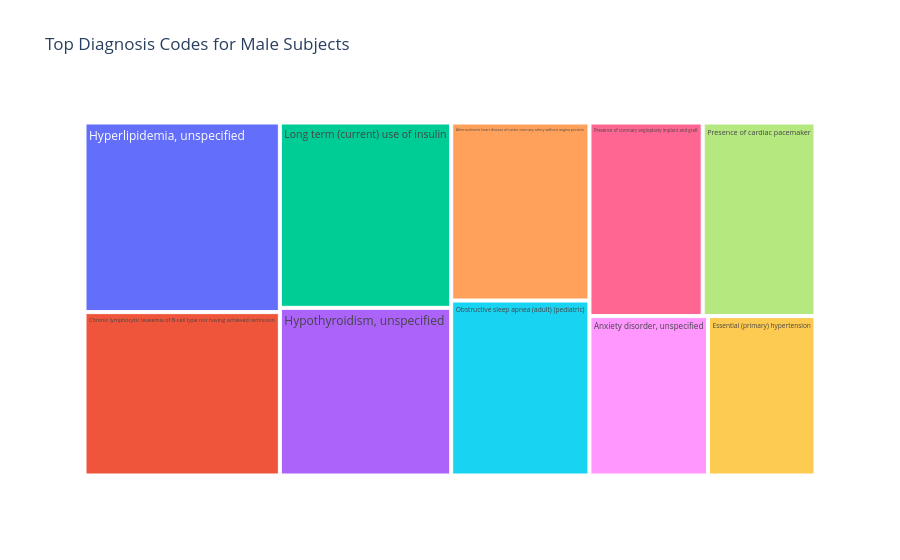
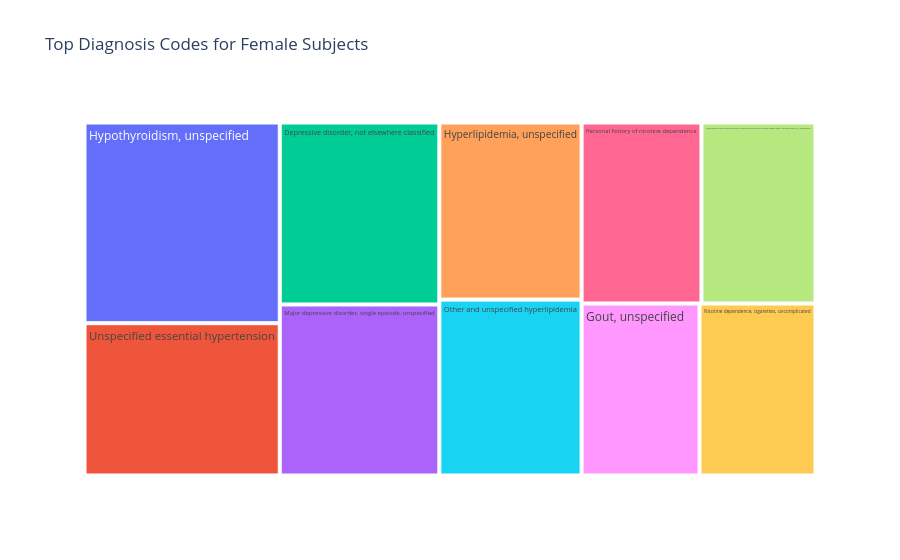

Notebook code for these charts, in order:
### Markdown cell above
The above plots can be visualized using another python library Plotly. The plots are more interactive and easy to visualize

### Code cell
import pandas as pd
import plotly.graph_objects as go

# Create DataFrames for male and female diagnosis codes using a generic 'code' column
male_df = pd.DataFrame({'code': top_diagnosis_codes_male.index.astype(str), 'count': top_diagnosis_codes_male.values})
female_df = pd.DataFrame({'code': top_diagnosis_codes_female.index.astype(str), 'count': top_diagnosis_codes_female.values})

# Map ICD codes to labels safely, falling back to the code when no label exists
male_df['labels'] = male_df['code'].map(icd9_dict).fillna(male_df['code'])
female_df['labels'] = female_df['code'].map(icd9_dict).fillna(female_df['code'])

# Create hover text
male_df['hover_text'] = male_df['code'] + '<br>Disease name: ' + male_df['labels'] + '<br>ICD Code: ' + male_df['code'] + '<br>Count: ' + male_df['count'].astype(str)
female_df['hover_text'] = female_df['code'] + '<br>Disease name: ' + female_df['labels'] + '<br>ICD Code: ' + female_df['code'] + '<br>Count: ' + female_df['count'].astype(str)

# Create treemaps using Plotly Graph Objects with custom hover data and template
fig_male = go.Figure(go.Treemap(
    labels=male_df['labels'],
    parents=[''] * len(male_df),  # Set parent to empty string to remove parent levels
    values=male_df['count'],
    customdata=male_df[['code', 'hover_text']],
    hovertemplate='<b>%{customdata[0]}</b><br>%{customdata[1]}',
))
fig_male.update_layout(title='Top Diagnosis Codes for Male Subjects')

fig_female = go.Figure(go.Treemap(
    labels=female_df['labels'],
    parents=[''] * len(female_df),  # Set parent to empty string to remove parent levels
    values=female_df['count'],
    customdata=female_df[['code', 'hover_text']],
    hovertemplate='<b>%{customdata[0]}</b><br>%{customdata[1]}',
))
fig_female.update_layout(title='Top Diagnosis Codes for Female Subjects')

# Show the treemaps
fig_male.show()
fig_female.show()

### Figure 1 — Plotly figure (JSON) as saved in the notebook; plotly's stock layout.template omitted (floating-point values rounded to 4 significant figures)
{"data": [{"customdata": [["E785", "E785<br>Disease name: Hyperlipidemia, unspecified<br>ICD Code: E785<br>Count: 441"], ["C9110", "C9110<br>Disease name: Chronic lymphocytic leukemia of B-cell type not having achieved remission<br>ICD Code: C9110<br>Count: 380"], ["Z794", "Z794<br>Disease name: Long term (current) use of insulin<br>ICD Code: Z794<br>Count: 378"], ["E039", "E039<br>Disease name: Hypothyroidism, unspecified<br>ICD Code: E039<br>Count: 342"], ["I2510", "I2510<br>Disease name: Atherosclerotic heart disease of native coronary artery without angina pectoris<br>ICD Code: I2510<br>Count: 293"], ["G4733", "G4733<br>Disease name: Obstructive sleep apnea (adult) (pediatric)<br>ICD Code: G4733<br>Count: 288"], ["Z955", "Z955<br>Disease name: Presence of coronary angioplasty implant and graft<br>ICD Code: Z955<br>Count: 261"], ["Z950", "Z950<br>Disease name: Presence of cardiac pacemaker<br>ICD Code: Z950<br>Count: 260"], ["F419", "F419<br>Disease name: Anxiety disorder, unspecified<br>ICD Code: F419<br>Count: 225"], ["I10", "I10<br>Disease name: Essential (primary) hypertension<br>ICD Code: I10<br>Count: 204"]], "hovertemplate": "<b>%{customdata[0]}</b><br>%{customdata[1]}", "labels": ["Hyperlipidemia, unspecified", "Chronic lymphocytic leukemia of B-cell type not having achieved remission", "Long term (current) use of insulin", "Hypothyroidism, unspecified", "Atherosclerotic heart disease of native coronary artery without angina pectoris", "Obstructive sleep apnea (adult) (pediatric)", "Presence of coronary angioplasty implant and graft", "Presence of cardiac pacemaker", "Anxiety disorder, unspecified", "Essential (primary) hypertension"], "parents": ["", "", "", "", "", "", "", "", "", ""], "type": "treemap", "values": [441, 380, 378, 342, 293, 288, 261, 260, 225, 204]}], "layout": {"title": {"text": "Top Diagnosis Codes for Male Subjects"}}}

### Figure 2 — Plotly figure (JSON) as saved in the notebook; plotly's stock layout.template omitted (floating-point values rounded to 4 significant figures)
{"data": [{"customdata": [["E039", "E039<br>Disease name: Hypothyroidism, unspecified<br>ICD Code: E039<br>Count: 224"], ["4019", "4019<br>Disease name: Unspecified essential hypertension<br>ICD Code: 4019<br>Count: 170"], ["311", "311<br>Disease name: Depressive disorder, not elsewhere classified<br>ICD Code: 311<br>Count: 166"], ["F329", "F329<br>Disease name: Major depressive disorder, single episode, unspecified<br>ICD Code: F329<br>Count: 156"], ["E785", "E785<br>Disease name: Hyperlipidemia, unspecified<br>ICD Code: E785<br>Count: 144"], ["2724", "2724<br>Disease name: Other and unspecified hyperlipidemia<br>ICD Code: 2724<br>Count: 143"], ["Z87891", "Z87891<br>Disease name: Personal history of nicotine dependence<br>ICD Code: Z87891<br>Count: 124"], ["40390", "40390<br>Disease name: Hypertensive chronic kidney disease, unspecified, with chronic kidney disease stage I through stage IV, or unspecified<br>ICD Code: 40390<br>Count: 118"], ["M109", "M109<br>Disease name: Gout, unspecified<br>ICD Code: M109<br>Count: 116"], ["F17210", "F17210<br>Disease name: Nicotine dependence, cigarettes, uncomplicated<br>ICD Code: F17210<br>Count: 114"]], "hovertemplate": "<b>%{customdata[0]}</b><br>%{customdata[1]}", "labels": ["Hypothyroidism, unspecified", "Unspecified essential hypertension", "Depressive disorder, not elsewhere classified", "Major depressive disorder, single episode, unspecified", "Hyperlipidemia, unspecified", "Other and unspecified hyperlipidemia", "Personal history of nicotine dependence", "Hypertensive chronic kidney disease, unspecified, with chronic kidney disease stage I through stage IV, or unspecified", "Gout, unspecified", "Nicotine dependence, cigarettes, uncomplicated"], "parents": ["", "", "", "", "", "", "", "", "", ""], "type": "treemap", "values": [224, 170, 166, 156, 144, 143, 124, 118, 116, 114]}], "layout": {"title": {"text": "Top Diagnosis Codes for Female Subjects"}}}
